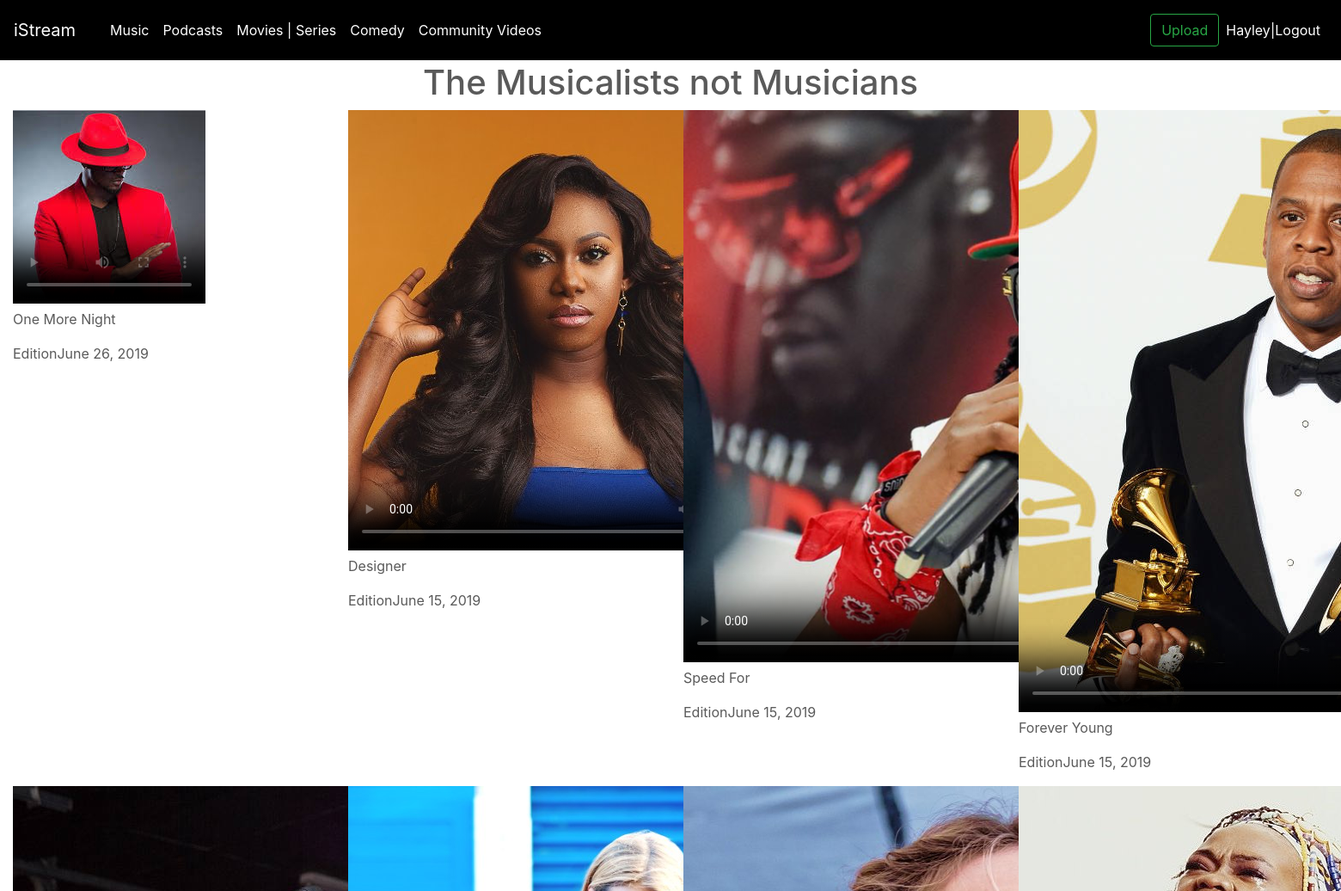
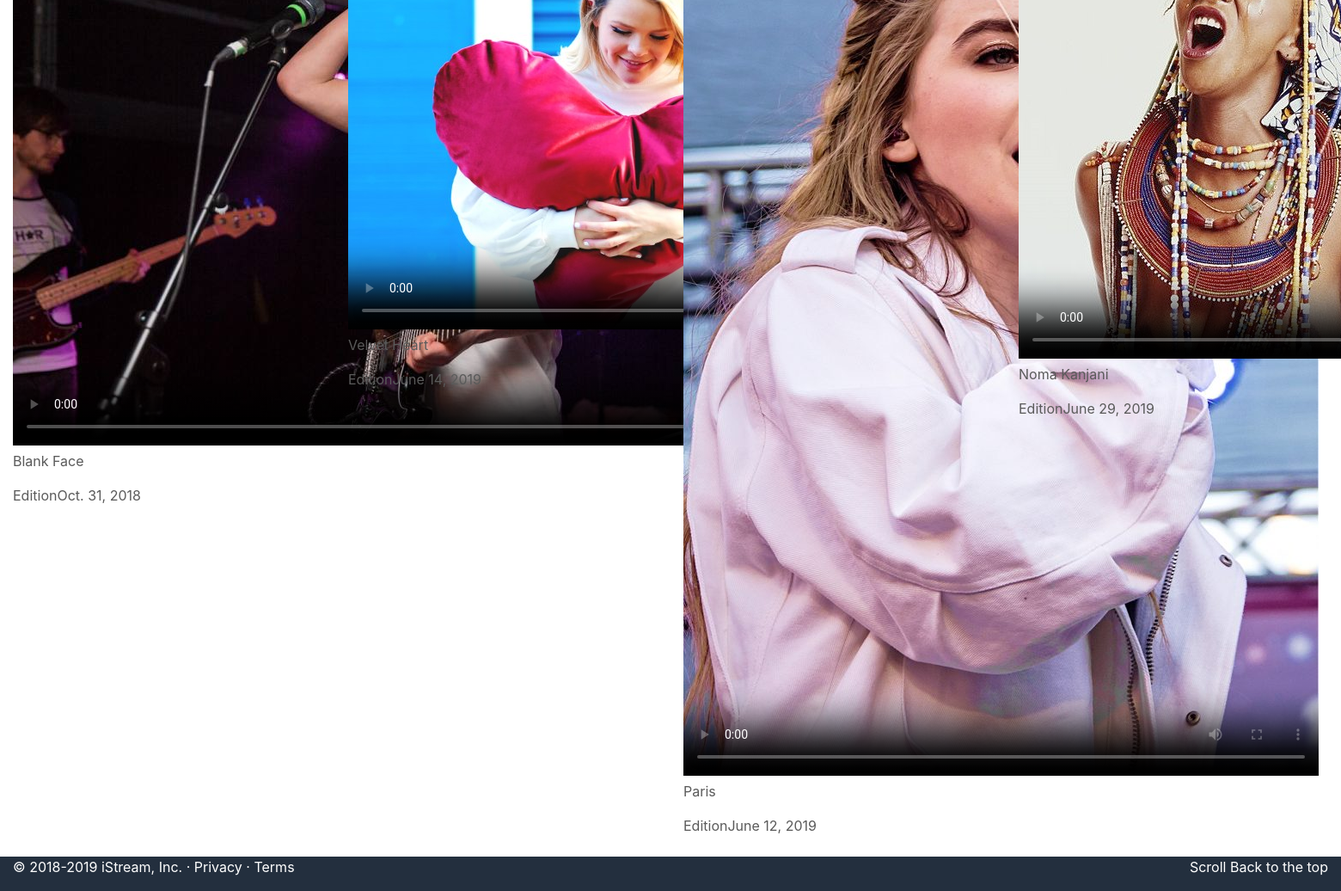
Page /music (signed in) on the committed database (2 pictures, top to bottom).
### entertainments/models.py (models this page shows, shortened)
class Music(models.Model):
    song_title = models.CharField(max_length=250)
    artist = models.CharField(max_length=250)
    released_date = models.DateField()
    distribution_rights = models.TextField()
    music_genre = models.CharField(choices=SONG_CHOICES, default='GENERIC', max_length=60)
    cover_image = models.ImageField(upload_to='images/',validators=[image_validation_extension])
    song = models.FileField(upload_to='audios/',validators=[video_validation_extention])#from validators.py

### entertainments/views.py (the view)
# urls.py: path("music", views.music, name="music"),
@login_required(login_url='accounts:login')
def music(request):
    context = {
        "musics": Music.objects.all()
    }
    return render(request, "entertainments/music.html", context)

### entertainments/templates/entertainments/music.html (shortened to what this page needs)
{% extends 'ads/base.html'%}
{% block content %}
<link href="https://vjs.zencdn.net/7.5.5/video-js.css" rel="stylesheet">
<br>
<h1>The Musicalists not Musicians</h1>
<div class="container-fluid">
    <div class="row">
        {% for music in musics %}
        <div class="col-sm-3">
<video id='my-video' class='video-js' controls preload='auto'
poster='{{ music.cover_image.url }}' data-setup='{}'>
  <source src='{{ music.song.url }}' type='video/mp4'>
</video>
<p>{{ music.song_title }}</p>
<p>Edition{{ music.released_date}}</p>
</div>
{% endfor %}
</div>
</div>
{% endblock content%}

### ads/templates/ads/base.html (shortened to what this page needs)
{% load static %}
<!doctype html>
<html lang="en">
  <head>
     <link rel="stylesheet" href="https://stackpath.bootstrapcdn.com/bootstrap/4.3.1/css/bootstrap.min.css">
     <link href="/docs/4.3/dist/css/bootstrap.min.css" rel="stylesheet">
{% block styles %}
<link rel="stylesheet" href="{% static 'ads/css/styles.css' %}"/>
{% endblock styles %}
    <link href="carousel.css" rel="stylesheet">
  </head>
  <body>
    <header>
  <nav class="navbar navbar-expand-md navbar-dark fixed-top bg-dark">
    <a class="navbar-brand" href="/">iStream</a>
    <div class="collapse navbar-collapse" id="navbarCollapse">
      <ul class="navbar-nav mr-auto">
        <li class="nav-item active">
          <a class="nav-link" href="#"> <span class="sr-only">(current)</span></a>
        </li>
        {% if user.is_authenticated %}
        <li class="nav-item active">
          <a class="nav-link" href="{% url 'entertainments:music' %}">Music</a>
        </li>
        <li class="nav-item active">
          <a class="nav-link " href="{% url 'entertainments:podcast' %}">Podcasts</a>
        </li>
        <li class="nav-item active">
            <a class="nav-link " href="{% url 'entertainments:movie' %}">Movies | Series</a>
        </li>
        <li class="nav-item active">
            <a class="nav-link " href="{% url 'entertainments:comic' %}">Comedy</a>
        </li>
        <li class="nav-item active">
            <a class="nav-link " href="{% url 'entertainments:community' %}">Community Videos</a>
        </li>
      </ul>
      <form class="form-inline mt-2 mt-md-0">
      <a class="btn btn-outline-success my-2 my-sm-2" href="{% url 'entertainments:upload' %}">Upload</a>
      </form>
      <ul class="navbar-nav ">
          <li class="nav-item active">
              <a class="nav-link " href="{% url 'accounts:logout' %}">{{ user.username }}|Logout</a>
         </li>
      {% endif %}
    </div>
  </nav>
</header>
<footer class="container-fluid" id="footer">
    <p class="float-right"><a href="#">Scroll Back to the top</a></p>
    <p>&copy; 2018-2019 iStream, Inc. &middot; <a href="#">Privacy</a> &middot; <a href="#">Terms</a></p>
  </footer>
{% block content %}{% endblock content %}
</body>
</html>

### ads/static/ads/css/styles.css (style rules this page uses)
body { padding-top: 3rem; padding-bottom: 3rem; color: #5a5a5a; }
.navbar-expand-md { background-color: black !important; }
#footer { background-color:#232F3E !important; height: 40px; color: white; bottom: 0; position: fixed; }
a { text-decoration: none; color: white; }
h1 { text-align: center; }

### rows in the picture
Music: song_title "One More Night", released_date "June 26, 2019"
Music: song_title "Designer", released_date "June 15, 2019"
Music: song_title "Speed For", released_date "June 15, 2019"
Music: song_title "Forever Young", released_date "June 15, 2019"
Music: song_title "Blank Face", released_date "Oct. 31, 2018"
Music: song_title "Velvet Heart", released_date "June 14, 2019"
Music: song_title "Paris", released_date "June 12, 2019"
Music: song_title "Noma Kanjani", released_date "June 29, 2019"

### other values in the picture
{{ user.username }} "Hayley"
